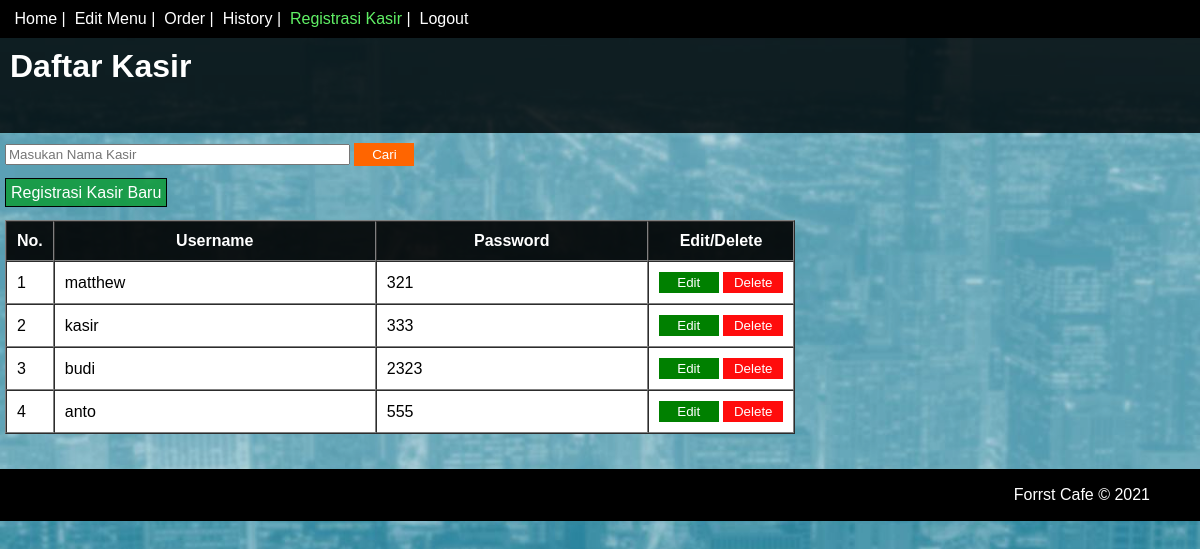
/page/kasir.php (signed in), run on the app's committed database.
### tables this page shows
CREATE TABLE `tb_user` (
  `id` int(11) NOT NULL,
  `username` varchar(50) NOT NULL,
  `password` int(50) NOT NULL,
  `role` int(1) NOT NULL
);

### functions/functions.php (called while the page is built, shortened)
<?php
$conn = mysqli_connect("localhost", "root", "", "db_projek");
function query($query){
	global $conn;
	$result = mysqli_query($conn, $query);
	$rows = [];
	while ($row = mysqli_fetch_assoc($result)) {
		$rows[] = $row;
	}
	return $rows;
}
 ?>

### page/kasir.php (the view, shortened to what this page needs)
<?php
require '../functions/functions.php';
$role = $_SESSION['role'] OR $_COOKIE['role'];
$kasir = query("SELECT * FROM tb_user WHERE role = 2");
?>
<!DOCTYPE html>
<html>
<head>
	<link rel="stylesheet" type="text/css" href="../css/base.css">
	<link rel="stylesheet" type="text/css" href="../css/kasir.css">
	<link rel="stylesheet" type="text/css" href="../css/style.css">
</head>
<body>
	<div class="bar">
	<?php if ( $role == 1 ) { ?>
		<a class="home" href="../index.php"><img class="home" src="../img/icon/home.png"> Home</a> |
		<a class="edit-menu" href="edit_menu.php"><img class="edit-menu" src="../img/icon/edit.png"> Edit Menu</a> |
		<a class="order" href="order.php"><img class="order" src="../img/icon/order.png"> Order</a> |
		<a class="history" href="history.php"><img class="history" src="../img/icon/history.png"> History</a> |
		<a class="regis" style="color: #60ef65;" href="kasir.php"><img class="regis" src="../img/icon/regis.png"> Registrasi Kasir</a> |
		<a class="logout" href="logout.php" onclick="return confirm('Logout?');"><img class="logout" src="../img/icon/logout.png"> Logout</a>
	<?php } else if ( $role == 2 ) { ?>
		<a class="home" href="../index.php"><img class="home" src="../img/icon/home.png"> Home</a> |
		<a class="order" href="order.php"><img class="order" src="../img/icon/order.png"> Order</a> |
		<a class="history" href="history.php"><img class="history" src="../img/icon/history.png"> History</a> |
		<a class="logout" href="logout.php" onclick="return confirm('Logout?');"><img class="logout" src="../img/icon/logout.png"> Logout</a>
	<?php } ?>
	</div>
	<header>
		<h1>Daftar Kasir</h1>
	</header>
	<div class="content" style="padding-bottom: 35px;">
		<form action="" method="post">
			<input class="search" type="text" name="keyword" size="40" placeholder="Masukan Nama Kasir" autocomplete="off">
			<button class="btn" id="cari" type="submit" name="cari">Cari</button>
		</form><br>
		<div class="tambah">
			<a href="../fitur/registrasi.php">Registrasi Kasir Baru</a>
		</div>
		<br>
		<table border="1" cellpadding="10" cellspacing="0">
			<tr>
				<th>No.</th>
				<th>Username</th>
				<th>Password</th>
				<th>Edit/Delete</th>
			</tr>
			<?php $i = 1; ?>
			<?php foreach ($kasir as $row) : ?>
			<tr>
				<td><?= $i; ?></td>
				<td style="width: 300px;"><?= $row["username"]; ?></td>
				<td style="width: 250px;"><?= $row["password"]; ?></td>
				<td class="btn">
					<button class="edit">
						<a href="../fitur/ubah_kasir.php?id=<?= $row["id"]; ?>">Edit</a>
					</button>
					<button class="delete">
						<a href="../fitur/hapus_kasir.php?id=<?= $row["id"]; ?>" onclick="return confirm('Delete?');" >Delete</a>
					</button>
				</td>
			</tr>
			<?php $i++ ?>
			<?php endforeach; ?>
		</table>
	</div>
	<footer>
		<p>Forrst Cafe &copy 2021</p>
	</footer>
</body>
</html>

### css/base.css (style rules this page uses)
body { margin: 0; padding: 0; font-family: sans-serif; }
.bar { background-color: black; color: white; padding: 10px; }
.bar a { color: white; text-decoration: none; cursor: pointer; }
.home, .edit-menu, .history, .regis, .logout, .order img { height: 0px; width: 0px; }

### css/kasir.css (style rules this page uses)
body { margin: 0; padding: 0; font-family: sans-serif; background-image: url(../img/bg.jpg); background-size: cover; }
header { background-color: rgba(0, 0, 0, 0.8); margin-top: 0px; height: 95px; }
h1 { margin-top: 0px; padding: 10px; color: white; }
.content { height: auto; padding: 5px; padding-top: 10px; margin: 0 auto; background-color: rgba(255, 255, 255, 0.2); }
th { background-color: rgba(0, 0, 0, 0.9); color: white; }
td { background-color: rgba(255, 255, 255, 1); }
footer { background-color: black; color: white; padding: 1px 50px; height: auto; text-align: right; }

### css/style.css (style rules this page uses)
body { margin: 0; padding: 0; font-family: sans-serif; background-image: url(../img/bg.jpg); background-size: cover; }
header { background-color: rgba(0, 0, 0, 0.8); margin-top: 0px; }
h1 { margin-top: 0px; padding: 10px; color: white; }
.bar { margin-bottom: 0px; }
.tambah a { color: white; border: 1px solid black; padding: 5px; background-color: rgba(11, 156, 49, 0.8); text-decoration: none; }
#cari { background-color: #ff6500; border: 2px solid #ff6500; color: white; width: 60px; padding: 2px; }
.btn button { width: 60px; }
.btn a { color: white; text-decoration: none; }
.edit { background-color: green; border: 1px solid green; padding: 2px; color: white; }
.delete { background-color: #ff0c0c; border: 1px solid #ff0c0c; padding: 2px; }
.content { height: auto; padding: 5px; padding-top: 10px; margin: 0 auto; background-color: rgba(255, 255, 255, 0.2); }
footer { background-color: black; color: white; padding: 1px 50px; height: auto; text-align: right; }

### data on the page
tb_user: username "matthew", password "321"
tb_user: username "kasir", password "333"
tb_user: username "budi", password "2323"
tb_user: username "anto", password "555"
